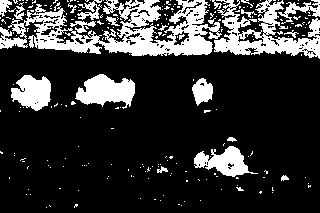
//> input picture OpenCV/Exp21-形态学基本操作/test.bmp, 320 x 213 px
$ ./Exp21-基本形态学操作   (built with g++ and OpenCV 4)
//> lines starting //> are read from the running program, lines starting //| are printed output that depends on the picture; after the words box and inside, x2 and y2 are one past the last pixel; in counts of white or black regions, pixels touching at a corner belong together
#include <opencv2/highgui.hpp>
#include<opencv2/imgproc.hpp>
using namespace cv;


void main()
{
	Mat img = imread("test.bmp");
//> img is the input picture: 213 rows x 320 cols, CV_8UC3; 20.7% white; 230 white regions (208 under 20 px), largest, box (x1, y1, x2, y2) and area: (0, 0, 222, 56) 5711, (214, 0, 320, 59) 2737, (75, 74, 135, 109) 1306

	imshow("原图", img);

	waitKey();

	Mat eroded;
	erode(img, eroded, Mat());
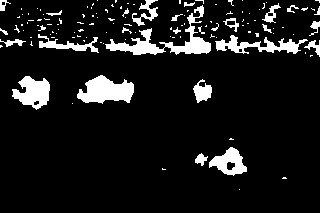
//> eroded: 213 rows x 320 cols, CV_8UC3; 10% white; 128 white regions (100 under 20 px), largest, box (x1, y1, x2, y2) and area: (105, 5, 211, 55) 1334, (77, 75, 134, 104) 1066, (12, 76, 50, 110) 798
	imshow("3x3腐蚀", eroded);

	Mat dilated;

	dilate(img, dilated, Mat());
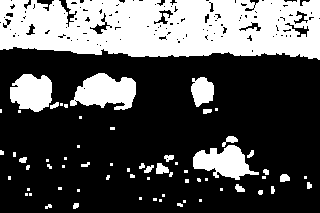
//> dilated: 213 rows x 320 cols, CV_8UC3; 32.1% white; 65 white regions (42 under 20 px), largest, box (x1, y1, x2, y2) and area: (0, 0, 320, 60) 15937, (70, 73, 136, 110) 1626, (193, 145, 259, 180) 1310
	imshow("3x3膨胀", dilated);
	waitKey();

	Mat element7x7(7, 7, CV_8U, Scalar(1));
	erode(img, eroded, element7x7);
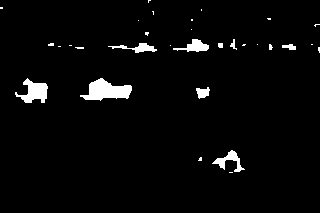
//> eroded: 213 rows x 320 cols, CV_8UC3; 3.2% white; 31 white regions (22 under 20 px), largest, box (x1, y1, x2, y2) and area: (80, 78, 132, 101) 686, (15, 78, 48, 103) 440, (212, 150, 245, 172) 250
	imshow("7x7腐蚀",eroded);

	dilate(img, dilated, element7x7);
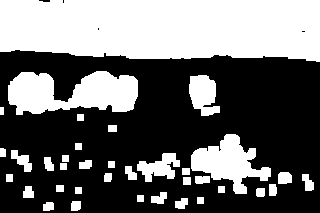
//> dilated: 213 rows x 320 cols, CV_8UC3; 41.8% white; 36 white regions, largest, box (x1, y1, x2, y2) and area: (0, 0, 320, 62) 18038, (8, 71, 138, 115) 3947, (191, 134, 271, 194) 2342
	imshow("7x7膨胀",dilated);
	waitKey();


	erode(img, eroded, Mat(), Point(-1, -1), 3);
	imshow("3x3腐蚀三次", eroded);
	dilate(img, eroded, Mat(), Point(-1, -1), 3);
	imshow("3x3膨胀三次", dilated);
	waitKey();


	Mat element5x5(5, 5, CV_8U, Scalar(1));
	Mat closed, opened;

	morphologyEx(img, opened, MORPH_OPEN, element5x5);
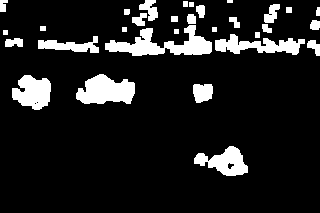
//> opened: 213 rows x 320 cols, CV_8UC3; 12% white; 31 white regions (1 under 20 px), largest, box (x1, y1, x2, y2) and area: (105, 25, 212, 56) 1538, (76, 74, 135, 104) 1262, (215, 34, 305, 55) 985
	morphologyEx(img, closed, MORPH_CLOSE, element5x5);
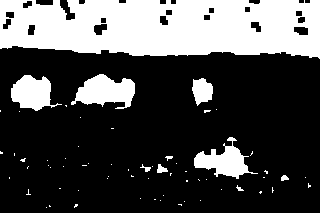
//> closed: 213 rows x 320 cols, CV_8UC3; 29.6% white; 64 white regions (54 under 20 px), largest, box (x1, y1, x2, y2) and area: (0, 0, 320, 59) 15807, (71, 74, 135, 109) 1382, (194, 137, 258, 179) 1143

	imshow("开运算结果", opened);
	imshow("闭运算结果", closed);
	waitKey();

	Mat result;

	morphologyEx(opened, result, MORPH_CLOSE, element5x5);
//> result: 213 rows x 320 cols, CV_8UC3; 12.7% white; 19 white regions (1 under 20 px), largest, box (x1, y1, x2, y2) and area: (105, 0, 320, 56) 3571, (76, 74, 135, 104) 1276, (12, 75, 51, 110) 997
	imshow("先开后闭", result);
	morphologyEx(closed, result, MORPH_OPEN, element5x5);
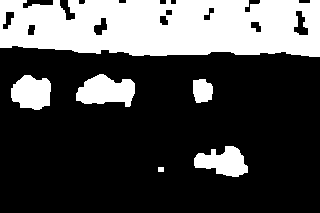
//> result: 213 rows x 320 cols, CV_8UC3; 28.8% white; 6 white regions, box (x1, y1, x2, y2) and area: (0, 0, 320, 57) 15711, (76, 74, 135, 107) 1333, (11, 75, 51, 110) 1081, (194, 146, 248, 177) 1062, (193, 79, 213, 103) 398, (158, 167, 164, 172) 30
	imshow("先闭后开", result);

	waitKey();

	morphologyEx(img, opened, MORPH_OPEN, element5x5);
	morphologyEx(opened, result, MORPH_OPEN, element5x5);

	imshow("连续两次开运算", result);
	morphologyEx(img, closed, MORPH_CLOSE, element5x5);
	morphologyEx(closed, result, MORPH_CLOSE, element5x5);
	imshow("连续两次闭运算", result);

	waitKey();

}
